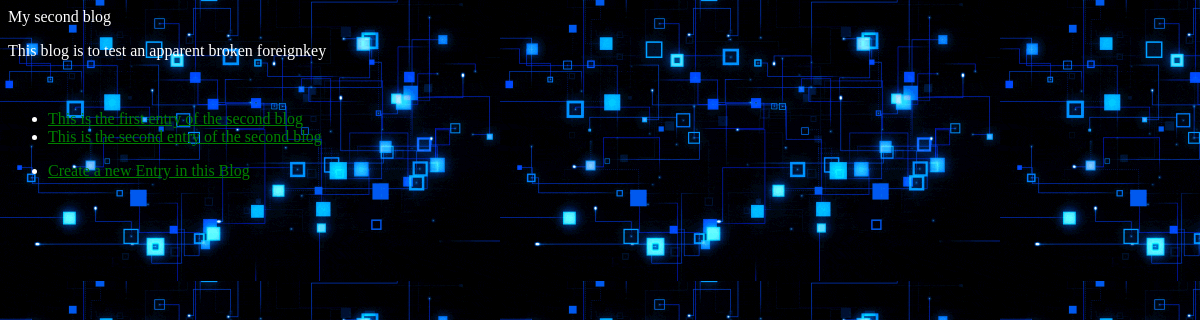
Page /blog/8/ on the committed database.
### blog/models.py (models this page shows, shortened)
class Blog(models.Model):
    name = models.CharField(max_length=200)
    tagline = models.CharField(max_length=500)
    def get_blog_entries(self):
        return self.blogentry_set.all()

class BlogEntry(models.Model):
    blog = models.ForeignKey(Blog, on_delete=models.CASCADE)
    title = models.CharField(max_length=200)
    text = models.TextField()
    pub_date = models.DateTimeField("date published")
    class Meta:
        verbose_name = "Blog entry"
        verbose_name_plural = "Blog entries"

### blog/views.py (the view)
# urls.py: path("<int:pk>/", views.BlogDetailView.as_view(), name="blog"),
class BlogDetailView(generic.DetailView):
    model = Blog
    template_name = "blog/blog.html"
    def get(self, request, *args, **kwargs):
        blog = get_object_or_404(Blog, pk=kwargs['pk'])
        entries = blog.get_blog_entries()
        return render(request, "blog/blog.html", {'blog': blog, 'entries':entries})

### blog/templates/blog/blog.html (shortened to what this page needs)
{% load static %}
<link rel="stylesheet" type="text/css" href="{% static 'blog/style.css' %}" />
<p>{{ blog.name }}</p>
<p>{{ blog.tagline }}</p>
{% if entries %}
    <ul>
	{% for entry in entries %}
		<li><a href="{% url 'blog:blogentry' entry.id %}">{{ entry.title }}</a></li>
	{% endfor %}
    </ul>
{% else %}
	<p>No blogs entries in this blog.</p>
{% endif %}
<ul>
<li><a href="{% url 'blog:blogentry_creation' %}">Create a new Entry in this Blog</a></li>
</ul>

### blog/static/blog/style.css (style rules this page uses)
li { color: white; }
li a { color: green; }
p { color: white; }

### rows in the picture
Blog: name "My second blog", tagline "This blog is to test an apparent broken foreignkey"
BlogEntry: title "This is the first entry of the second blog"
BlogEntry: title "This is the second entry of the second blog"
